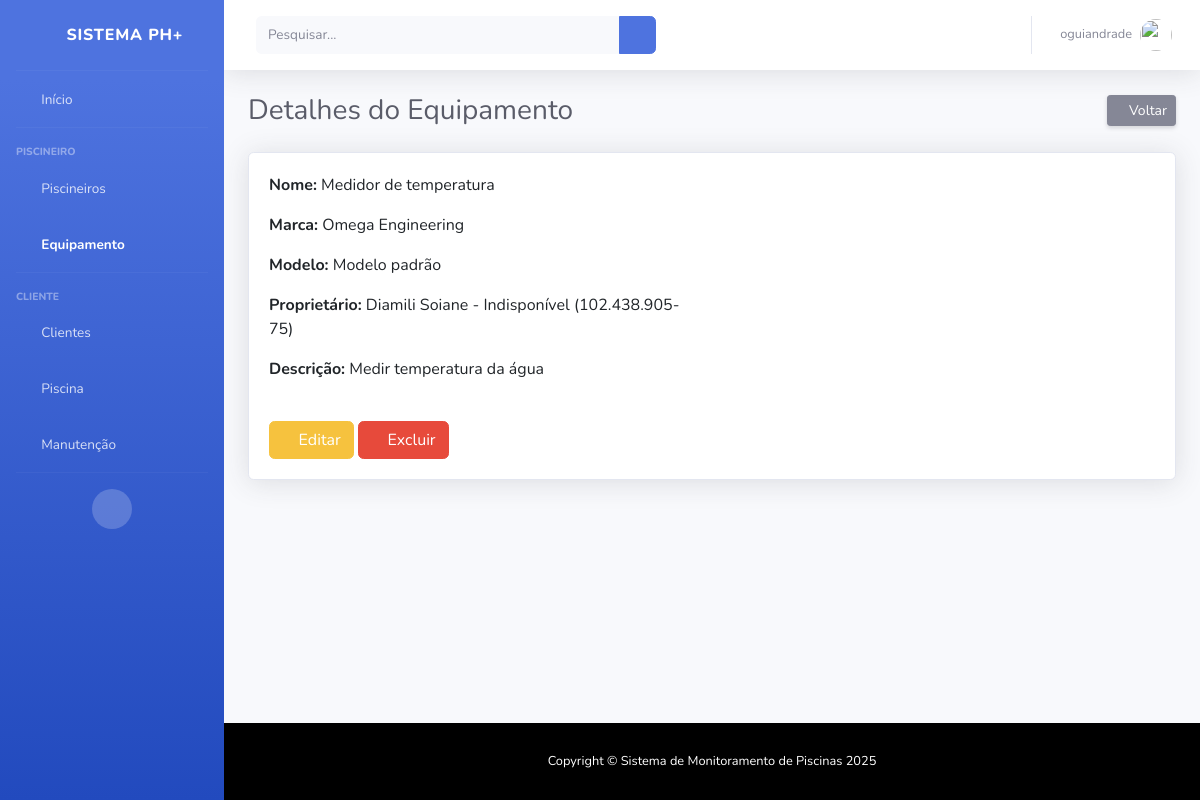
Screenshot of /equipamento/1/ (signed in) with the database file from the repository.
### equipamento/models.py (models this page shows, shortened)
class Equipamento(models.Model):
    nome = models.CharField(max_length=100)
    descricao = models.TextField()
    marca = models.CharField(max_length=50)
    modelo = models.CharField(max_length=50)
    proprietario = models.ForeignKey(Piscineiro, on_delete=models.CASCADE, related_name="equipamentos")

### piscineiro/models.py (models this page shows, shortened)
class Piscineiro(User):
    cpf_cnpj = models.CharField(max_length=20, unique=True, blank=True, null=True)
    telefone = models.CharField(max_length=20, blank=True, null=True)
    experiencia = models.TextField(blank=True, null=True)
    disponibilidade = models.BooleanField(default=False)
    class Meta:
        verbose_name = 'Piscineiro'
        verbose_name_plural = 'Piscineiros'
    def __str__(self):
        name = self.get_full_name() or self.username
        status = "Disponível" if self.disponibilidade else "Indisponível"
        cpf_display = self.cpf_cnpj if self.cpf_cnpj else "Sem CPF/CNPJ"
        return f"{name} - {status} ({cpf_display})"

### equipamento/views.py (the view)
# urls.py: path('<int:id_equipamento>/', views.detalhe, name="equipamento_detalhe"),
@login_required
def detalhe(request, id_equipamento):
    equipamento = get_object_or_404(Equipamento, id=id_equipamento)
    return render(request, 'equipamento/detalhe.html', {'equipamento': equipamento})

### templates/equipamento/detalhe.html (shortened to what this page needs)
{% extends 'base.html' %}
{% load static %}
{% block content %}
<div class="d-sm-flex align-items-center justify-content-between mb-4">
    <h1 class="h3 mb-0 text-gray-800">Detalhes do Equipamento</h1>
    <a href="{% url 'equipamento_index' %}" class="d-none d-sm-inline-block btn btn-sm btn-secondary shadow-sm">
        <i class="fas fa-arrow-left fa-sm text-white-50"></i> Voltar
    </a>
</div>
<div class="card shadow mb-4">
    <div class="card-body">
        <div class="row">
            <div class="col-md-6">
                <p><strong>Nome:</strong> {{ equipamento.nome }}</p>
                <p><strong>Marca:</strong> {{ equipamento.marca }}</p>
                <p><strong>Modelo:</strong> {{ equipamento.modelo }}</p>
                <p><strong>Proprietário:</strong> {{ equipamento.proprietario }}</p>
                <p><strong>Descrição:</strong> {{ equipamento.descricao }}</p>
            </div>
        </div>
        <div class="mt-4">
            <a href="{% url 'equipamento_edit' equipamento.id %}" class="btn btn-warning">
                <i class="fas fa-edit"></i> Editar
            </a>
            <a href="{% url 'equipamento_delete' equipamento.id %}" class="btn btn-danger">
                <i class="fas fa-trash"></i> Excluir
            </a>
        </div>
    </div>
</div>
{% endblock %}

### templates/topbar.html (shortened to what this page needs)
{% load static %}
<nav class="navbar navbar-expand navbar-light bg-white topbar mb-4 static-top shadow">
    <form class="d-none d-sm-inline-block form-inline mr-auto ml-md-3 my-2 my-md-0 mw-100 navbar-search">
        <div class="input-group">
            <input type="text" class="form-control bg-light border-0 small" placeholder="Pesquisar..."
                aria-label="Search" aria-describedby="basic-addon2">
            <div class="input-group-append">
                <button class="btn btn-primary" type="button">
                    <i class="fas fa-search fa-sm"></i>
                </button>
            </div>
        </div>
    </form>
    <ul class="navbar-nav ml-auto">
        <li class="nav-item dropdown no-arrow">
            <a class="nav-link dropdown-toggle" href="#" id="userDropdown" role="button" data-toggle="dropdown"
                aria-haspopup="true" aria-expanded="false">
                <span class="mr-2 d-none d-lg-inline text-gray-600 small">
                    {% if user.is_authenticated %}
                    {{ user.username }}
                    {% else %}
                    Guest
                    {% endif %}
                </span>
                <img class="img-profile rounded-circle" src="{% static 'sb-admin-2/img/undraw_profile.svg' %}">
            </a>
        </li>
    </ul>
</nav>

### templates/base.html (style rules this page uses)
html, body { height: 100%; }
body { display: flex; flex-direction: column; min-height: 100vh; }

### rows the page displays
Equipamento: nome "Medidor de temperatura", marca "Omega Engineering", modelo "Modelo padrão", proprietario "Diamili Soiane - Indisponível (102.438.905-75)", descricao "Medir temperatura da água"

### other values shown
{{ user.username }} "oguiandrade"
